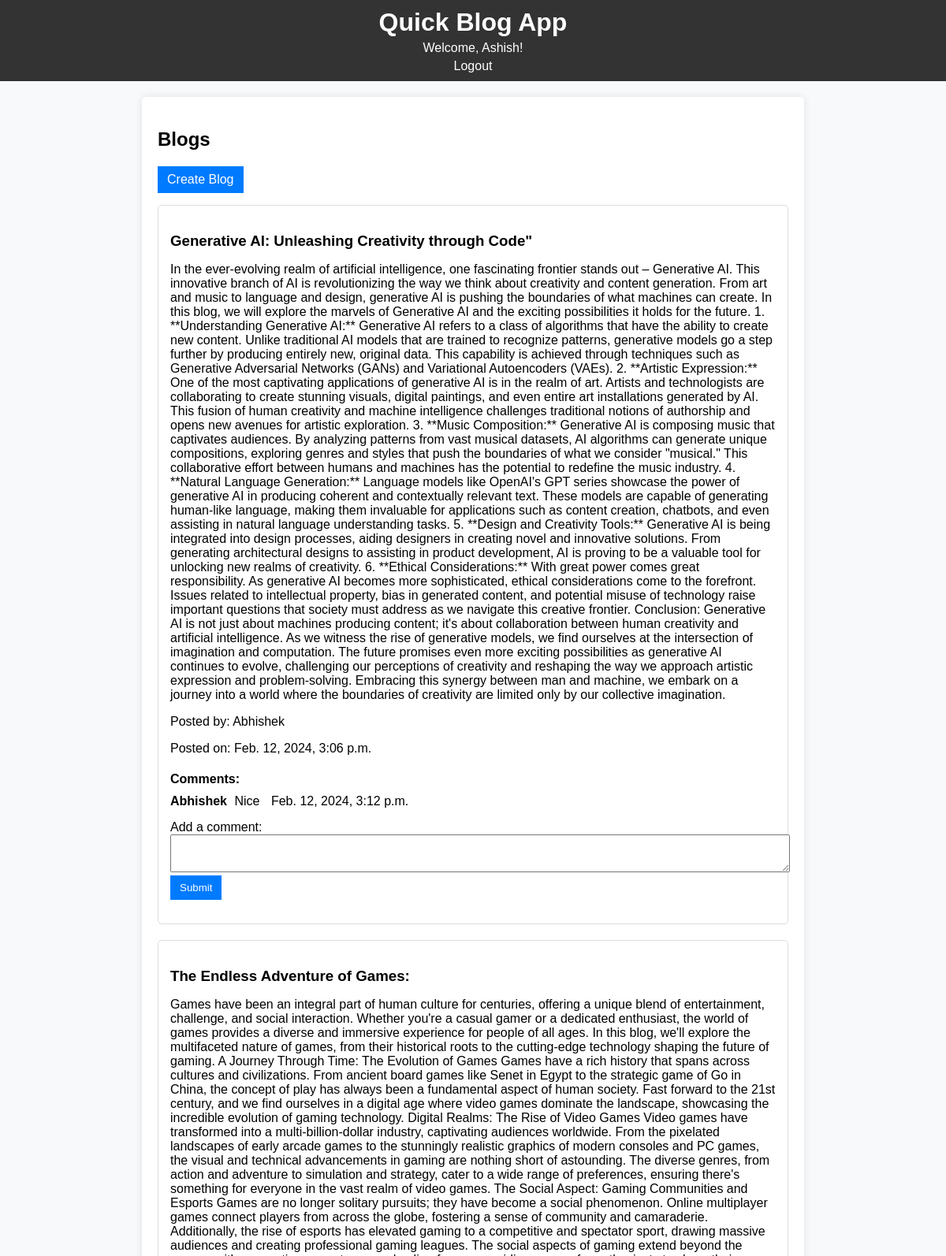
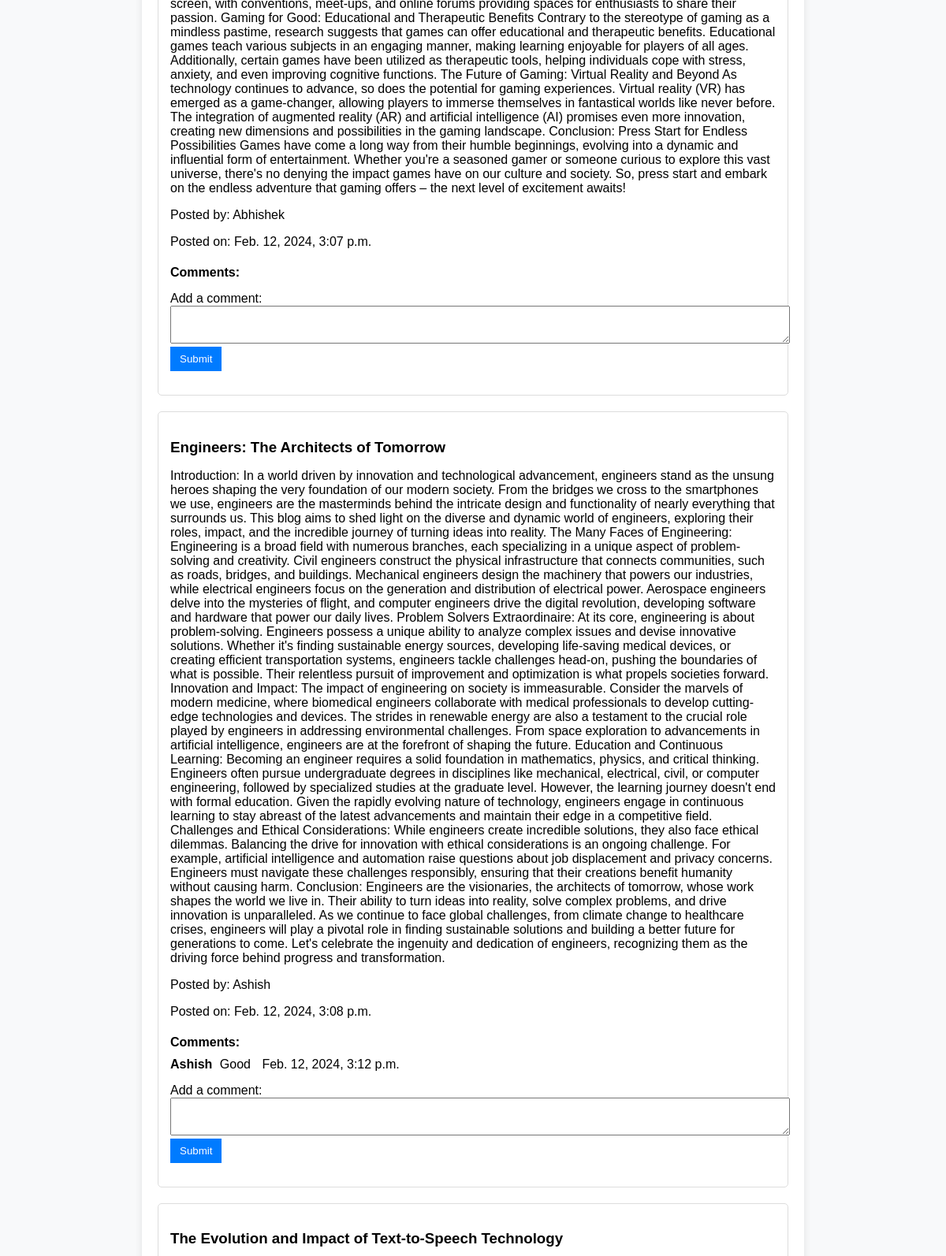
The page /blogs/ (signed in, upper part) on the database its author committed (2 pictures, top to bottom).
### blog/models.py (models this page shows, shortened)
class Blog(models.Model):
    title = models.CharField(max_length=255)
    content = models.TextField()
    author = models.ForeignKey(User, on_delete=models.CASCADE)
    created_at = models.DateTimeField(auto_now_add=True)
    updated_at = models.DateTimeField(auto_now=True)

class Comment(models.Model):
    user = models.ForeignKey(User, on_delete=models.CASCADE)
    blog = models.ForeignKey(Blog, on_delete=models.CASCADE, related_name='comments')
    content = models.TextField()
    created_at = models.DateTimeField(auto_now_add=True)
    updated_at = models.DateTimeField(auto_now=True)
    timestamp = models.DateTimeField(auto_now_add=True)

### blog/views.py (the view)
# urls.py: path('blogs/', blog_list, name='blog_list'),
def blog_list(request):
    all_blogs = Blog.objects.all()
    return render(request, 'blog/blog_list.html', {'blogs': all_blogs})

### blog/templates/blog/blog_list.html (shortened to what this page needs)
{% extends 'base.html' %}
{% block content %}
  <div style="max-width: 800px; margin: 0 auto;">
    <h2>Blogs</h2>
    <a href="{% url 'create_blog' %}" style="display: inline-block; margin-bottom: 15px; padding: 8px 12px; background-color: #007BFF; color: #fff; text-decoration: none;">Create Blog</a>
    {% for blog in blogs %}
      <div style="border: 1px solid #ddd; padding: 15px; margin-bottom: 20px; border-radius: 5px;">
        <h3 style="margin-bottom: 10px;">{{ blog.title }}</h3>
        <p style="margin-bottom: 10px;">{{ blog.content }}</p>
        <p style="margin-bottom: 5px;">Posted by: {{ blog.author.username }}</p>
        <p style="margin-bottom: 10px;">Posted on: {{ blog.created_at }}</p>
        <div style="margin-bottom: 15px;">
          <h4 style="margin-bottom: 10px;">Comments:</h4>
          {% for comment in blog.comments.all %}
            <div style="margin-bottom: 8px;">
              <span style="font-weight: bold; margin-right: 5px;">{{ comment.user.username }}</span>
              <span>{{ comment.content }}</span>
              <span style="margin-left: 10px;">{{ comment.created_at }}</span>
            </div>
          {% endfor %}
          <form method="post" action="{% url 'add_comment' blog_id=blog.id %}" style="margin-top: 15px;">
            <label for="comment_text" style="margin-bottom: 5px;">Add a comment:</label>
            <textarea name="content" id="comment_text" style="width: 100%; padding: 8px;" required></textarea>
            <button type="submit" style="background-color: #007BFF; color: #fff; padding: 8px 12px; border: none; cursor: pointer;">Submit</button>
          </form>
        </div>
        </div>
      </div>
    {% endfor %}
{% endblock %}

### blog/templates/base.html (shortened to what this page needs)
<!DOCTYPE html>
<html lang="en">
<head>
    <link rel="stylesheet" href='css/styles.css'>
</head>
<body>
    <header>
        <h1>Quick Blog App</h1>
        {% if user.is_authenticated %}
            <p>Welcome, {{ user.username }}!</p>
            <a href="{% url 'logout' %}">Logout</a>
        {% else %}
            <a href="{% url 'login' %}">Login</a>
            <a href="{% url 'signup' %}">Sign Up</a>
        {% endif %}
    </header>
    <main>
        {% block content %}{% endblock %}
    </main>
</body>
</html>

### blog/static/css/styles.css (style rules this page uses)
body { font-family: Arial, sans-serif; }
header { background-color: #333; color: white; padding: 10px; text-align: center; }
main { max-width: 800px; margin: 20px auto; }
form { margin-top: 20px; }
button { background-color: #333; color: white; padding: 5px 10px; cursor: pointer; }
a { color: #333; margin-right: 10px; }

### blog/templates/base.html (style rules this page uses)
body { font-family: 'Arial', sans-serif; margin: 0; padding: 0; background-color: #f8f9fa; }
header { background-color: #007BFF; color: #fff; padding: 10px; text-align: center; }
header h1 { margin: 0; }
header p { margin: 5px 0; }
header a { color: #fff; text-decoration: none; margin-left: 10px; }
main { max-width: 800px; margin: 20px auto; padding: 20px; background-color: #fff; border-radius: 5px; box-shadow: 0 0 10px rgba(0, 0, 0, 0.1); }

### rows shown on the page
Blog: title "Generative AI: Unleashing Creativity through Code\"", content "In the ever-evolving realm of artificial intelligence, one fascinating frontier stands out – Generative AI. This innovative branch of AI is revolutionizing the way we think about creativity and content generation. From art and music to language and design, generative AI is pushing the boundaries of what machines can create. In this blog, we will explore the marvels of Generative AI and the exciting possibilities it holds for the future. 1. **Understanding Generative AI:** Generative AI refers to a class of algorithms that have the ability to create new content. Unlike traditional AI models that are trained to recognize patterns, generative models go a step further by producing entirely new,…", author.username "Abhishek", created_at "Feb. 12, 2024, 3:06 p.m."
Comment: user.username "Abhishek", content "Nice", created_at "Feb. 12, 2024, 3:12 p.m."
Blog: title "The Endless Adventure of Games:", content "Games have been an integral part of human culture for centuries, offering a unique blend of entertainment, challenge, and social interaction. Whether you're a casual gamer or a dedicated enthusiast, the world of games provides a diverse and immersive experience for people of all ages. In this blog, we'll explore the multifaceted nature of games, from their historical roots to the cutting-edge technology shaping the future of gaming. A Journey Through Time: The Evolution of Games Games have a rich history that spans across cultures and civilizations. From ancient board games like Senet in Egypt to the strategic game of Go in China, the concept of play has always been a fundamental aspect of…", author.username "Abhishek", created_at "Feb. 12, 2024, 3:07 p.m."
Blog: title "Engineers: The Architects of Tomorrow", content "Introduction: In a world driven by innovation and technological advancement, engineers stand as the unsung heroes shaping the very foundation of our modern society. From the bridges we cross to the smartphones we use, engineers are the masterminds behind the intricate design and functionality of nearly everything that surrounds us. This blog aims to shed light on the diverse and dynamic world of engineers, exploring their roles, impact, and the incredible journey of turning ideas into reality. The Many Faces of Engineering: Engineering is a broad field with numerous branches, each specializing in a unique aspect of problem-solving and creativity. Civil engineers construct the physical…", author.username "Ashish", created_at "Feb. 12, 2024, 3:08 p.m."
Comment: user.username "Ashish", content "Good", created_at "Feb. 12, 2024, 3:12 p.m."
Blog: title "The Evolution and Impact of Text-to-Speech Technology"

### other values the page prints
{{ user.username }} "Ashish"
